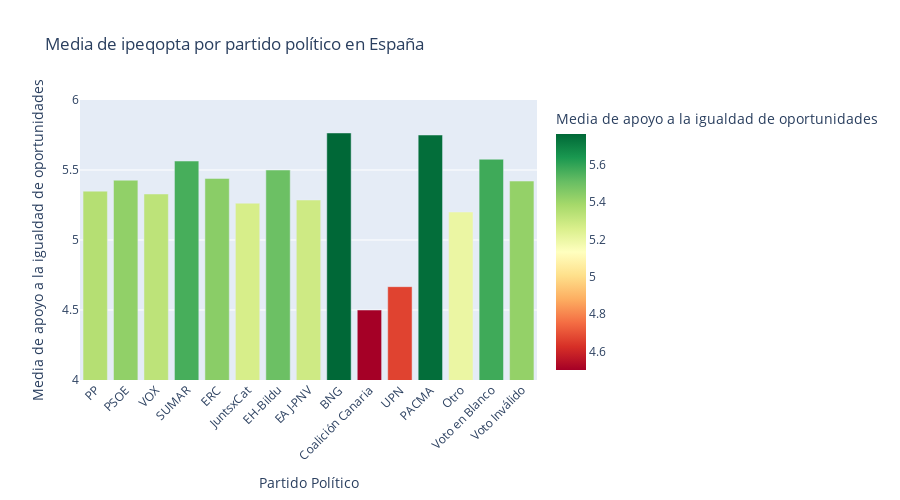

The code cell stored with this chart in its notebook:
### Code cell
# Mapeo de códigos de partido a nombres
party_names = {
    1: 'PP',
    2: 'PSOE',
    3: 'VOX',
    4: 'SUMAR',
    5: 'ERC',
    6: 'JuntsxCat',
    7: 'EH-Bildu',
    8: 'EAJ-PNV',
    9: 'BNG',
    10: 'Coalición Canaria',
    11: 'UPN',
    12: 'PACMA',
    50: 'Otro',
    51: 'Voto en Blanco',
    52: 'Voto Inválido'
}

# Calcular media por partido
party_means = df_clean.groupby('prtvtges')['ipeqopta'].mean().reset_index()
party_means['party_name'] = party_means['prtvtges'].map(party_names)

# Gráfico de barras
fig = px.bar(party_means, 
             x='party_name', 
             y='ipeqopta',
             labels={'party_name': 'Partido Político', 'ipeqopta': 'Media de apoyo a la igualdad de oportunidades'},
             title='Media de ipeqopta por partido político en España',
             color='ipeqopta',
             color_continuous_scale='RdYlGn',
             range_y=[4, 6])

fig.update_layout(xaxis_tickangle=-45, height=500)
fig.show()

### Figure 1 — Plotly figure (JSON) as saved in the notebook; plotly's stock layout.template omitted (floating-point values rounded to 4 significant figures)
{"data": [{"hovertemplate": "Partido Político=%{x}<br>Media de apoyo a la igualdad de oportunidades=%{marker.color}<extra></extra>", "legendgroup": "", "marker": {"color": [5.349, 5.427, 5.329, 5.564, 5.44, 5.263, 5.5, 5.286, 5.765, 4.5, 4.667, 5.75, 5.2, 5.577, 5.421], "coloraxis": "coloraxis", "pattern": {"shape": ""}}, "name": "", "orientation": "v", "showlegend": false, "textposition": "auto", "type": "bar", "x": ["PP", "PSOE", "VOX", "SUMAR", "ERC", "JuntsxCat", "EH-Bildu", "EAJ-PNV", "BNG", "Coalición Canaria", "UPN", "PACMA", "Otro", "Voto en Blanco", "Voto Inválido"], "xaxis": "x", "y": [5.349, 5.427, 5.329, 5.564, 5.44, 5.263, 5.5, 5.286, 5.765, 4.5, 4.667, 5.75, 5.2, 5.577, 5.421], "yaxis": "y"}], "layout": {"barmode": "relative", "coloraxis": {"colorbar": {"title": {"text": "Media de apoyo a la igualdad de oportunidades"}}, "colorscale": [[0, "rgb(165,0,38)"], [0.1, "rgb(215,48,39)"], [0.2, "rgb(244,109,67)"], [0.3, "rgb(253,174,97)"], [0.4, "rgb(254,224,139)"], [0.5, "rgb(255,255,191)"], [0.6, "rgb(217,239,139)"], [0.7, "rgb(166,217,106)"], [0.8, "rgb(102,189,99)"], [0.9, "rgb(26,152,80)"], [1, "rgb(0,104,55)"]]}, "height": 500, "legend": {"tracegroupgap": 0}, "title": {"text": "Media de ipeqopta por partido político en España"}, "xaxis": {"anchor": "y", "domain": [0, 1], "tickangle": -45, "title": {"text": "Partido Político"}}, "yaxis": {"anchor": "x", "domain": [0, 1], "range": [4, 6], "title": {"text": "Media de apoyo a la igualdad de oportunidades"}}}}
